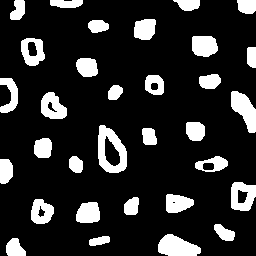
//> input picture imagens/bolhas.png, 256 x 256 px
$ ./trab42   (built with g++ and OpenCV 4)
//> lines starting //> are read from the running program, lines starting //| are printed output that depends on the picture; after the words box and inside, x2 and y2 are one past the last pixel; in counts of white or black regions, pixels touching at a corner belong together
#include <iostream>
#include <opencv2/opencv.hpp>
using namespace cv;
using namespace std;
int main(int argc, char** argv) {
	Mat image;
	int width, height;
	int comfuro, semfuro, total;
	CvPoint p;
	image = imread("bolhas.png", CV_LOAD_IMAGE_GRAYSCALE);
//> image: 256 rows x 256 cols, CV_8UC1; 16.5% white; 32 white regions, largest, box (x1, y1, x2, y2) and area: (98, 125, 127, 173) 789, (158, 234, 201, 256) 669, (231, 91, 256, 133) 613
	if (!image.data) {
		cout << "Erro ao carregar imagem, pfvr, verificar.\n";
	}
	width = image.size().width;
//> width = 256
	height = image.size().height;
//> height = 256
	p.x = 0;
	p.y = 0;
	for (int i = 0; i<height; i++) {
		for (int j = 0; j<width; j++) {
			if (i == 0 || i == 255 || j == 0 || j == 255) {
				if (image.at<uchar>(i, j) != 0) {
					p.x = j;
					p.y = i;
					floodFill(image, p, 0);
				}
			}
		}
	}
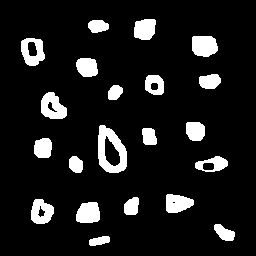
//> image: 256 rows x 256 cols, CV_8UC1; 10.7% white; 21 white regions, largest, box (x1, y1, x2, y2) and area: (98, 125, 127, 173) 789, (41, 92, 67, 119) 481, (192, 36, 218, 57) 467
	p.x = 0;
//> p = Point(0, 255)
	p.y = 0;
//> p = Point(0, 0)
	floodFill(image, p, 200);
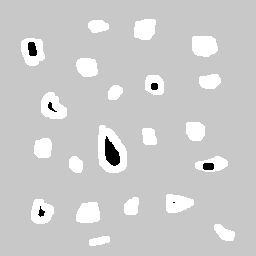
//> image: 256 rows x 256 cols, CV_8UC1; min 0, max 255, mean 204.1
	comfuro = 0;
	for (int i = 0; i<height; i++) {
		for (int j = 0; j<width; j++) {
			if (image.at<uchar>(i, j) == 0) {
				if (image.at<uchar>(i, j - 1) == 255) {
					comfuro++;
					p.y = i;
					p.x = j - 1;
					floodFill(image, p, 250);
				}
			}
		}
	}
//> this loop made 256 passes
//> comfuro on passes 1 to 3: 0, 0, 0
//> image: 256 rows x 256 cols, CV_8UC1; 4.74% of pixels changed, all inside (x1, y1, x2, y2) = (21, 38, 228, 224)
//> after the loop, comfuro = 7
	semfuro = 0;
	for (int i = 0; i<height; i++) {
		for (int j = 0; j<width; j++) {
			if (image.at<uchar>(i, j) == 255) {
				semfuro++;
				p.x = j;
				p.y = i;
				floodFill(image, p, 150);
			}
		}
	}
//> this loop made 256 passes
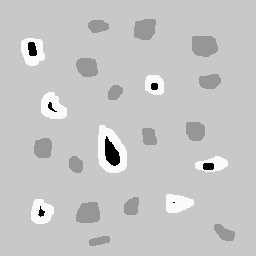
//> image: 256 rows x 256 cols, CV_8UC1; min 0, max 250, mean 197.6
//> after the loop, semfuro = 14
	cout << "Numero de bolhas com buracos:" << comfuro << endl;
//| Numero de bolhas com buracos:7
	cout << "Numero de bolhas sem buracos:" << semfuro << endl;
//| Numero de bolhas sem buracos:14
	cout << "Numero de bolhas totais:" << (semfuro+comfuro) << endl;
//| Numero de bolhas totais:21
	imshow("image", image);
	imwrite("labeling.png", image);
	waitKey();
	return 0;
}
